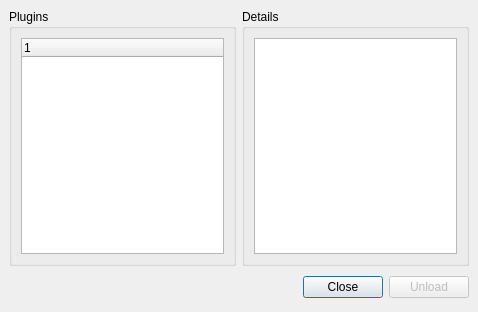
<ui version="4.0" >
 <author></author>
 <comment></comment>
 <exportmacro></exportmacro>
 <class>dlgPlugins</class>
 <widget class="QDialog" name="dlgPlugins" >
  <property name="geometry" >
   <rect>
    <x>0</x>
    <y>0</y>
    <width>478</width>
    <height>312</height>
   </rect>
  </property>
  <property name="windowTitle" >
   <string>Plugins</string>
  </property>
  <property name="windowIcon" >
   <iconset resource="ui_resource.qrc" >:/icons/icons/22x22-gartoon/modules.png</iconset>
  </property>
  <layout class="QVBoxLayout" >
   <property name="margin" >
    <number>9</number>
   </property>
   <property name="spacing" >
    <number>6</number>
   </property>
   <item>
    <layout class="QHBoxLayout" >
     <property name="margin" >
      <number>0</number>
     </property>
     <property name="spacing" >
      <number>6</number>
     </property>
     <item>
      <widget class="QGroupBox" name="groupBox" >
       <property name="title" >
        <string>Plugins</string>
       </property>
       <layout class="QHBoxLayout" >
        <property name="margin" >
         <number>9</number>
        </property>
        <property name="spacing" >
         <number>6</number>
        </property>
        <item>
         <widget class="QTreeWidget" name="treeWidget" >
          <property name="alternatingRowColors" >
           <bool>true</bool>
          </property>
          <property name="itemsExpandable" >
           <bool>false</bool>
          </property>
         </widget>
        </item>
       </layout>
      </widget>
     </item>
     <item>
      <widget class="QGroupBox" name="groupBox_2" >
       <property name="title" >
        <string>Details</string>
       </property>
       <layout class="QHBoxLayout" >
        <property name="margin" >
         <number>9</number>
        </property>
        <property name="spacing" >
         <number>6</number>
        </property>
        <item>
         <widget class="QTextEdit" name="txtDetails" >
          <property name="enabled" >
           <bool>true</bool>
          </property>
          <property name="readOnly" >
           <bool>true</bool>
          </property>
         </widget>
        </item>
       </layout>
      </widget>
     </item>
    </layout>
   </item>
   <item>
    <layout class="QHBoxLayout" >
     <property name="margin" >
      <number>0</number>
     </property>
     <property name="spacing" >
      <number>6</number>
     </property>
     <item>
      <spacer>
       <property name="orientation" >
        <enum>Qt::Horizontal</enum>
       </property>
       <property name="sizeHint" >
        <size>
         <width>131</width>
         <height>31</height>
        </size>
       </property>
      </spacer>
     </item>
     <item>
      <widget class="QPushButton" name="okButton" >
       <property name="text" >
        <string>Close</string>
       </property>
      </widget>
     </item>
     <item>
      <widget class="QPushButton" name="btnUnload" >
       <property name="enabled" >
        <bool>false</bool>
       </property>
       <property name="text" >
        <string>Unload</string>
       </property>
      </widget>
     </item>
    </layout>
   </item>
  </layout>
 </widget>
 <pixmapfunction></pixmapfunction>
 <resources>
  <include location="ui_resource.qrc" />
 </resources>
 <connections>
  <connection>
   <sender>okButton</sender>
   <signal>clicked()</signal>
   <receiver>dlgPlugins</receiver>
   <slot>accept()</slot>
   <hints>
    <hint type="sourcelabel" >
     <x>278</x>
     <y>253</y>
    </hint>
    <hint type="destinationlabel" >
     <x>96</x>
     <y>254</y>
    </hint>
   </hints>
  </connection>
 </connections>
</ui>
